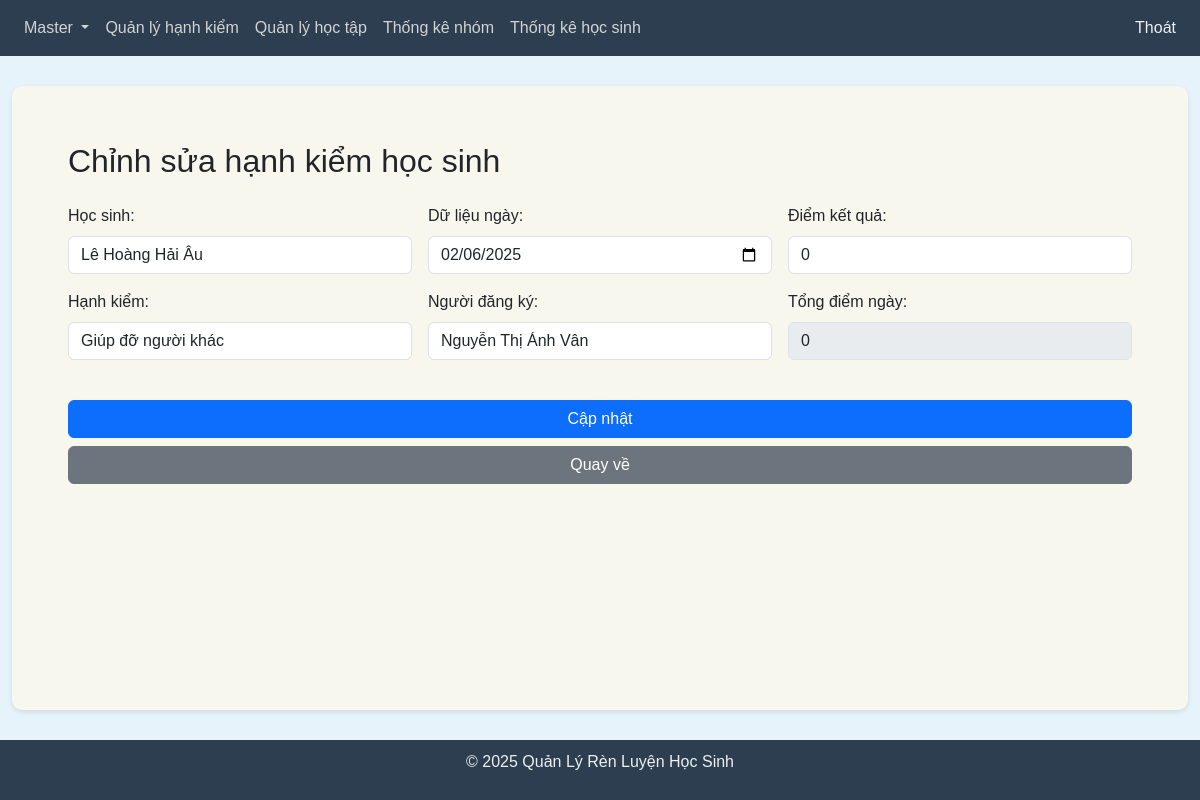
/conduct/user_conduct/edit/1152 (signed in), run on an earlier commit of the app's database.
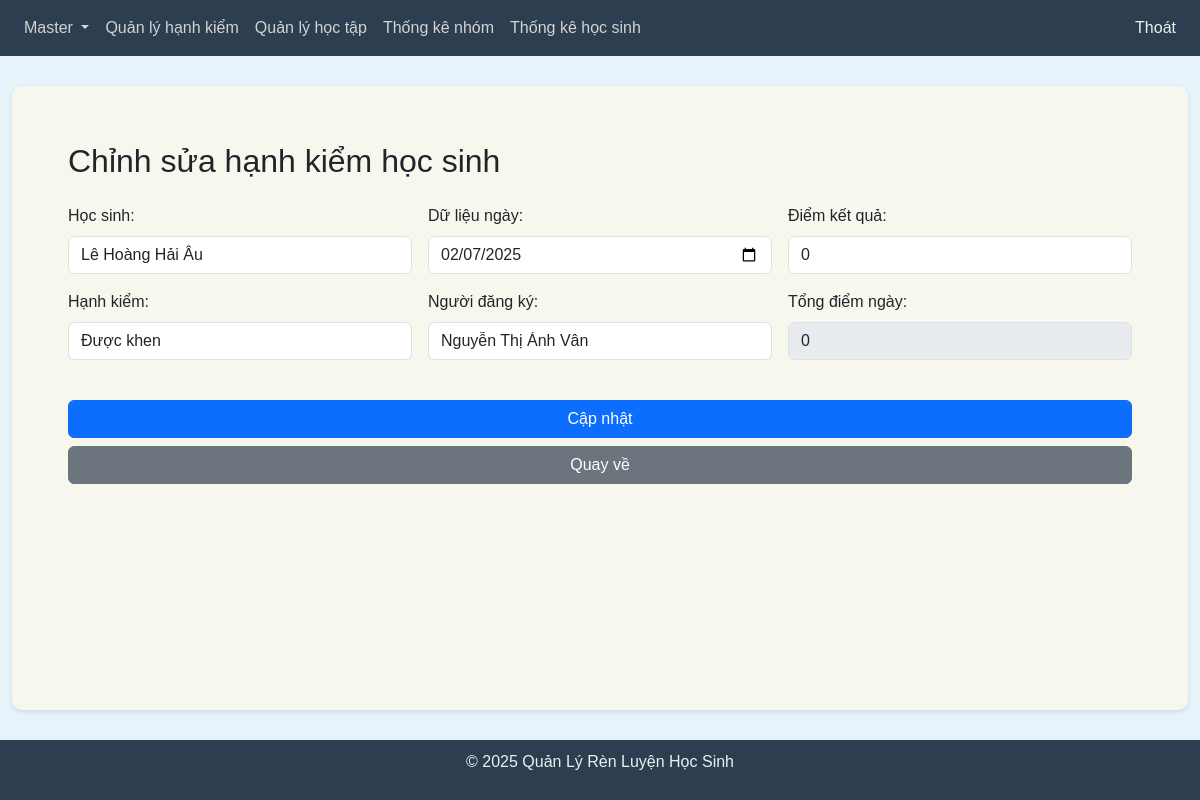
And on a later commit of the database.
### tables this page shows
CREATE TABLE User_Conduct (
                id INTEGER PRIMARY KEY AUTOINCREMENT,
                user_id INTEGER NOT NULL,
                conduct_id INTEGER NOT NULL,
                registered_date TEXT,
                total_points INTEGER,
                entry_date TEXT DEFAULT CURRENT_TIMESTAMP,
                entered_by TEXT,
                is_deleted BOOLEAN DEFAULT 0,
                FOREIGN KEY (user_id) REFERENCES Users(id),
                FOREIGN KEY (conduct_id) REFERENCES Conduct(id)
            );

CREATE TABLE Users (
                id INTEGER PRIMARY KEY AUTOINCREMENT,
                name TEXT NOT NULL,
                username TEXT NOT NULL UNIQUE,
                password TEXT NOT NULL,
                class_id INTEGER,
                group_id INTEGER,
                role_id INTEGER,
                is_deleted BOOLEAN DEFAULT 0,
                FOREIGN KEY (class_id) REFERENCES Classes(id),
                FOREIGN KEY (role_id) REFERENCES Roles(id),
                FOREIGN KEY (group_id) REFERENCES Groups(id)
            );

CREATE TABLE Conduct (
                id INTEGER PRIMARY KEY AUTOINCREMENT,
                name TEXT NOT NULL,
                conduct_type TEXT,
                conduct_points INTEGER,
                is_deleted BOOLEAN DEFAULT 0
            );

### blueprints/user_conduct.py (the view, shortened to what this page needs)
@user_conduct_bp.route('/user_conduct/edit/<int:id>', methods=['GET', 'POST'])
def user_conduct_edit(id):
    if 'user_id' in session:
        sort_by = request.args.get('sort_by', 'registered_date')
        sort_order = request.args.get('sort_order', 'asc')
        date_from = request.args.get('date_from', '')
        date_to = request.args.get('date_to', '')
        selected_users = request.args.getlist('users')
        selected_conducts = request.args.getlist('conducts')
        selected_groups = request.args.getlist('groups')
        select_all_users = request.args.get('select_all_users') == 'on'
        select_all_conducts = request.args.get('select_all_conducts') == 'on'
        select_all_groups = request.args.get('select_all_groups') == 'on'
        record = read_record_by_id('User_Conduct', id,
                                   ['id', 'user_id', 'conduct_id', 'registered_date', 'total_points', 'entered_by'])
        users = read_all_records('Users', ['id', 'name'])
        conducts = read_all_records('Conduct', ['id', 'name'])
        return render_template('user_conduct_edit.html',
                               id=id,  # Truyền id vào template
                               record=record,
                               users=users,
                               conducts=conducts,
                               sort_by=sort_by,
                               sort_order=sort_order,
                               date_from=date_from,
                               date_to=date_to,
                               selected_users=selected_users,
                               selected_conducts=selected_conducts,
                               selected_groups=selected_groups,
                               select_all_users=select_all_users,
                               select_all_conducts=select_all_conducts,
                               select_all_groups=select_all_groups,
                               is_gvcn=is_user_gvcn())
    return redirect(url_for('auth.login'))

### blueprints/user_conduct.py (called while the page is built)
def is_user_gvcn():
    if 'user_id' in session:
        user = read_record_by_id('Users', session['user_id'])
        role = read_record_by_id('Roles', user[6])
        return role and role[1] == 'GVCN'
    return False

### db_utils.py (called while the page is built)
def connect_db():
    try:
        conn = sqlite3.connect('schoolX.db')
        return conn
    except sqlite3.Error as e:
        return None

def read_all_records(table_name, fields=['*'], condition="is_deleted = 0"):
    try:
        conn = connect_db()
        if conn is None:
            print("Connection is None, cannot read records")
            return None
        cursor = conn.cursor()
        columns = ', '.join(fields)
        sql = f"SELECT {columns} FROM {table_name} WHERE {condition}"
        cursor.execute(sql)
        records = cursor.fetchall()
        print(sql)
        print(f"Read {len(records)} records from {table_name}")
        return records
    except sqlite3.Error as e:
        print(f"Error reading records from {table_name}: {e}")
        return None
    finally:
        if conn:
            conn.close()

def read_record_by_id(table_name, record_id, fields=['*'], id_column='id'):
    try:
        conn = connect_db()
        if conn is None:
            return None
        cursor = conn.cursor()
        columns = ', '.join(fields)
        sql = f"SELECT {columns} FROM {table_name} WHERE {id_column} = ? AND is_deleted = 0"
        cursor.execute(sql, (record_id,))
        result = cursor.fetchone()
        return result
    except sqlite3.Error as e:
        return None
    finally:
        if conn:
            conn.close()

### templates/user_conduct_edit.html (shortened to what this page needs)
{% extends "base.html" %}
{% block content %}
    <div class="container">
        <h2 class="mt-4 mb-4">Chỉnh sửa hạnh kiểm học sinh</h2>
        <form method="POST">
            <div class="row g-3">
                <div class="col-12 col-md-4">
                    <div class="form-group">
                        <label for="user_id">Học sinh:</label>
                        <select name="user_id" id="user_id" class="form-control" required onchange="calculateTotalPoints()">
                            {% for user in users %}
                                <option value="{{ user[0] }}" {% if user[0] == record[1] %}selected{% endif %}>
                                    {{ user[1] }}
                                </option>
                            {% endfor %}
                        </select>
                    </div>
                    <div class="form-group mt-3">
                        <label for="conduct_id">Hạnh kiểm:</label>
                        <select name="conduct_id" id="conduct_id" class="form-control" required onchange="loadConductPoints()">
                            {% for conduct in conducts %}
                                <option value="{{ conduct[0] }}" {% if conduct[0] == record[2] %}selected{% endif %}>
                                    {{ conduct[1] }}
                                </option>
                            {% endfor %}
                        </select>
                    </div>
                </div>
                <div class="col-12 col-md-4">
                    <div class="form-group">
                        <label for="registered_date">Dữ liệu ngày:</label>
                        <input type="date" name="registered_date" id="registered_date" class="form-control" value="{{ record[3] }}" required onchange="calculateTotalPoints()">
                    </div>
                    <div class="form-group mt-3">
                        <label for="entered_by">Người đăng ký:</label>
                        <input type="text" name="entered_by" id="entered_by" class="form-control" value="{{ record[5] }}" required>
                    </div>
                </div>
                <div class="col-12 col-md-4">
                    <div class="form-group">
                        <label for="conduct_points">Điểm kết quả:</label>
                        <input type="number" name="conduct_points" id="conduct_points" class="form-control" value="{{ record[4] }}" onchange="calculateTotalPoints()">
                    </div>
                    <div class="form-group mt-3">
                        <label for="total_points">Tổng điểm ngày:</label>
                        <input type="number" name="total_points" id="total_points" class="form-control" readonly>
                    </div>
                </div>
            </div>
            <div class="row mt-4">
                <div class="col-12 text-center">
                    <button type="submit" class="btn btn-primary w-100 w-md-auto mb-2 mr-2">Cập nhật</button>
                    <a href="{{ url_for('user_conduct.user_conduct_list',
                                        sort_by=sort_by,
                                        sort_order=sort_order,
                                        date_from=date_from,
                                        date_to=date_to,
                                        users=selected_users,
                                        conducts=selected_conducts,
                                        groups=selected_groups,
                                        select_all_users=select_all_users,
                                        select_all_conducts=select_all_conducts,
                                        select_all_groups=select_all_groups) }}"
                       class="btn btn-secondary w-100 w-md-auto mb-2 mb-md-0 mr-md-2">Quay về</a>
                </div>
            </div>
        </form>
    </div>
{% endblock %}

### templates/base.html (shortened to what this page needs)
<!DOCTYPE html>
<html lang="en">
<head>
    <link rel="stylesheet" href="https://stackpath.bootstrapcdn.com/bootstrap/4.5.2/css/bootstrap.min.css">
    <link href="https://cdn.jsdelivr.net/npm/bootstrap@5.3.0/dist/css/bootstrap.min.css" rel="stylesheet">
</head>
<body>
    <nav class="navbar navbar-expand-lg navbar-dark">
        <div class="collapse navbar-collapse" id="navbarNavDropdown">
            <ul class="navbar-nav mr-auto">
                <li class="nav-item dropdown">
                    <a class="nav-link dropdown-toggle {% if not is_gvcn %}disabled-link{% endif %}" href="#" id="navbarDropdownMenuLink" role="button" data-toggle="dropdown" aria-haspopup="true" aria-expanded="false">
                        Master
                    </a>
                </li>
                <li class="nav-item">
                    <a class="nav-link {% if not is_gvcn %}disabled-link{% endif %}" href="{{ url_for('user_conduct.user_conduct_list') }}">Quản lý hạnh kiểm</a>
                </li>
                <li class="nav-item">
                    <a class="nav-link {% if not is_gvcn %}disabled-link{% endif %}" href="{{ url_for('user_subjects.user_subjects_list') }}">Quản lý học tập</a>
                </li>
                <li class="nav-item">
                    <a class="nav-link {% if not is_gvcn %}disabled-link{% endif %}" href="{{ url_for('summary.group_summary') }}">Thống kê nhóm</a>
                </li>
                <li class="nav-item">
                    <a class="nav-link {% if not is_gvcn %}disabled-link{% endif %}" href="{{ url_for('summary.user_summary') }}">Thống kê học sinh</a>
                </li>
            </ul>
            <ul class="navbar-nav ml-auto">
                {% if session.user_id %}
                    <li class="nav-item">
                        <a class="nav-link" href="{{ url_for('auth.logout') }}">Thoát</a>
                    </li>
                {% else %}
                    <li class="nav-item">
                        <a class="nav-link" href="{{ url_for('auth.login') }}">Đăng nhập</a>
                    </li>
                {% endif %}
            </ul>
        </div>
    </nav>
    <main class="main-content">
        <div class="container">
            {% block content %}{% endblock %}
        </div>
    </main>
    <footer>
        <p>© 2025 Quản Lý Rèn Luyện Học Sinh</p>
    </footer>
</body>
</html>

### templates/base.html (style rules this page uses)
body { font-family: Arial, sans-serif; margin: 0; padding: 0; min-height: 100vh; display: flex; flex-direction: column; background-color: #e6f3fa; }
.navbar { padding: 0.5rem 1rem; background-color: #2c3e50; }
.navbar-nav { flex-wrap: wrap; }
.nav-link { white-space: nowrap; color: #ecf0f1 !important; font-weight: 500; transition: color 0.3s ease; }
.nav-link.disabled-link { color: #d3d3d3 !important; pointer-events: none; }
.main-content { flex: 1 0 auto; padding: 2rem; background-color: #f8f7ee; border-radius: 10px; box-shadow: 0 2px 5px rgba(0,0,0,0.1); margin: 30px auto; width: 98%; max-width: 1400px; }
footer { flex-shrink: 0; background-color: #2c3e50; color: #ecf0f1; text-align: center; padding: 10px 0; }

What changed in the data, as far as the page shows it:
changed User_Conduct "Nguyễn Thị Ánh Vân": conduct_id "Giúp đỡ người khác" → "Được khen"; registered_date "02/06/2025" → "02/07/2025"
